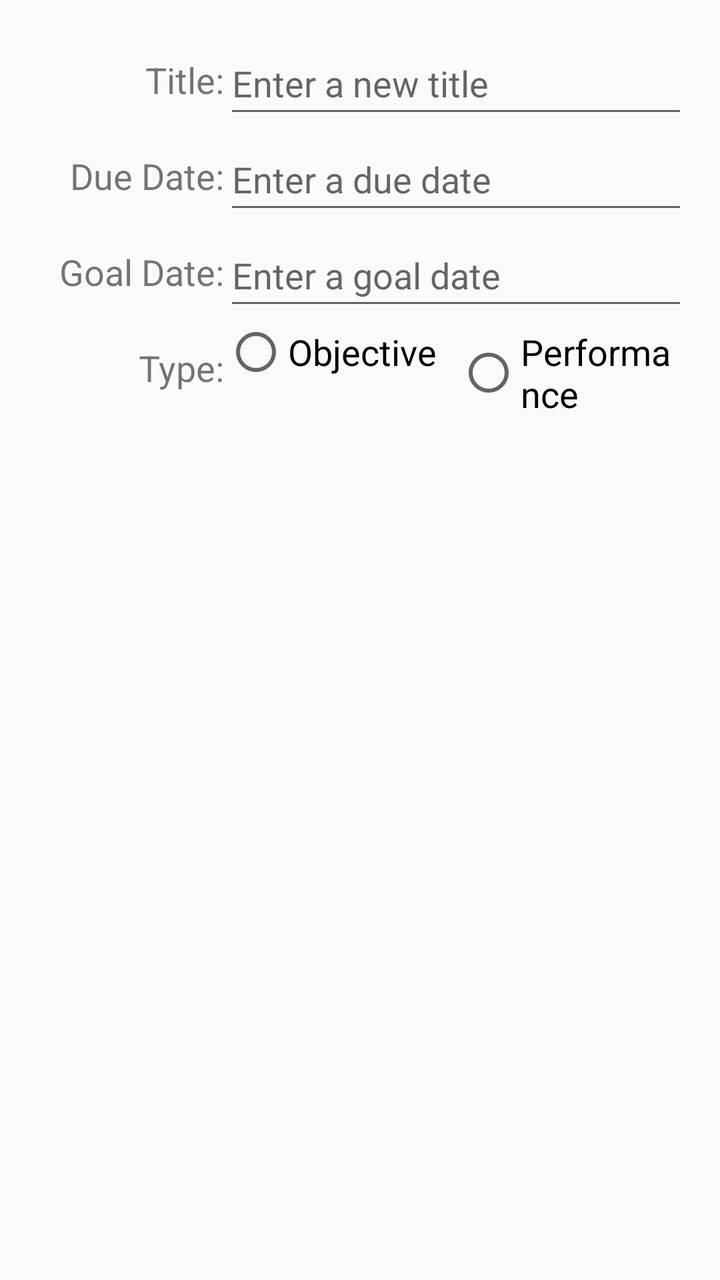
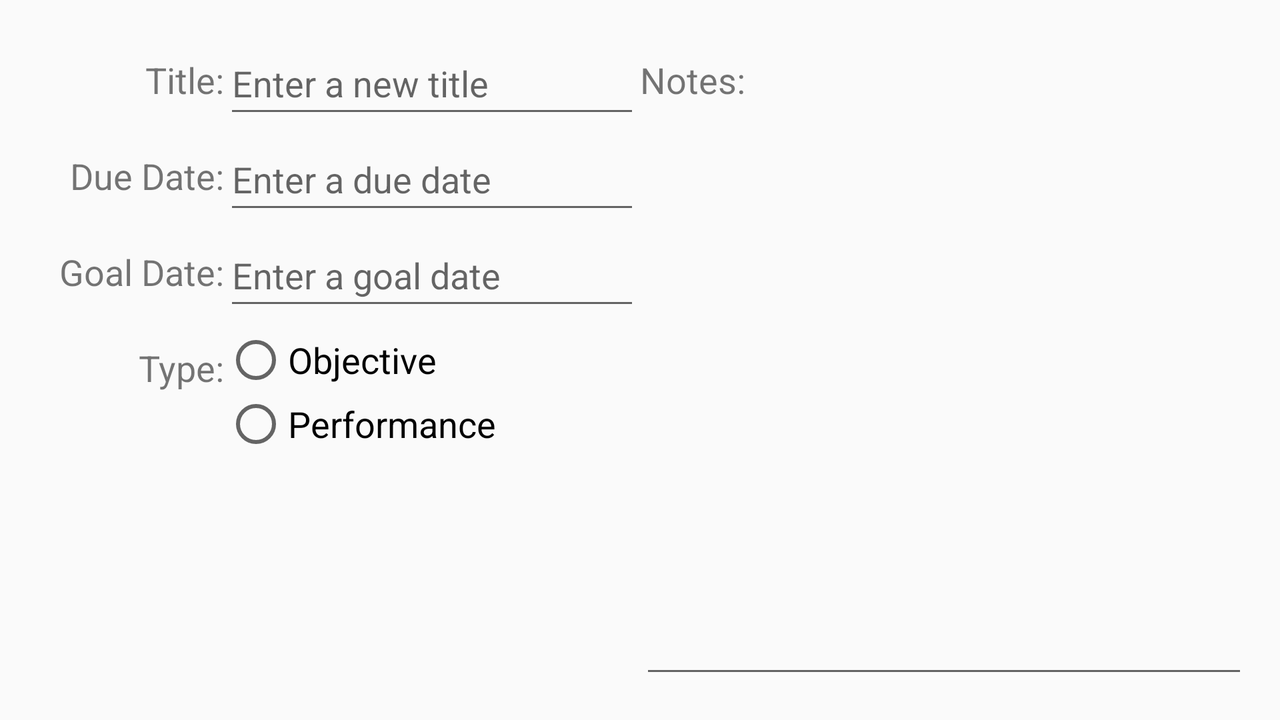

The same Android screen from two of the app's own layout files: first res/layout/ as a phone draws it, then the author's variant for another configuration, drawn on a device whose configuration selects that folder. Both files follow.
<!-- AndroidManifest.xml: application theme AppTheme -->
<!-- res/layout/assessment_activity.xml -->
<?xml version="1.0" encoding="utf-8"?>
<RelativeLayout xmlns:android="http://schemas.android.com/apk/res/android"
    xmlns:tools="http://schemas.android.com/tools"
    android:layout_width="match_parent"
    android:layout_height="match_parent"
    android:paddingBottom="@dimen/activity_vertical_margin"
    android:paddingLeft="@dimen/activity_horizontal_margin"
    android:paddingRight="@dimen/activity_horizontal_margin"
    android:paddingTop="@dimen/activity_vertical_margin"
    tools:context="com.example.wgu.AssessmentActivity">

    <TextView
        android:id="@+id/assessmentTitleTextView"
        android:layout_width="@dimen/control_width_96"
        android:layout_height="@dimen/control_height_48"
        android:layout_alignParentLeft="true"
        android:layout_alignParentStart="true"
        android:layout_alignParentTop="true"
        android:gravity="end|center_vertical"
        android:text="@string/assessmentTitleTextView_text"
        android:textSize="@dimen/text_size_18" />

    <EditText
        android:id="@+id/assessmentTitleEditText"
        android:layout_width="wrap_content"
        android:layout_height="@dimen/control_height_48"
        android:layout_alignBottom="@+id/assessmentTitleTextView"
        android:layout_alignParentEnd="true"
        android:layout_alignParentRight="true"
        android:layout_alignParentTop="true"
        android:layout_toEndOf="@+id/assessmentTitleTextView"
        android:layout_toRightOf="@+id/assessmentTitleTextView"
        android:hint="@string/enter_a_new_assessment_title"
        android:inputType="textCapWords" />

    <TextView
        android:id="@+id/assessmentDueTextView"
        android:layout_width="wrap_content"
        android:layout_height="@dimen/control_height_48"
        android:layout_alignEnd="@+id/assessmentTitleTextView"
        android:layout_alignParentLeft="true"
        android:layout_alignParentStart="true"
        android:layout_alignRight="@+id/assessmentTitleTextView"
        android:layout_below="@+id/assessmentTitleTextView"
        android:gravity="end|center_vertical"
        android:text="@string/assessmentDueDateTextView_text"
        android:textSize="@dimen/text_size_18" />

    <EditText
        android:id="@+id/assessmentDueEditText"
        android:layout_width="wrap_content"
        android:layout_height="wrap_content"
        android:layout_alignBottom="@+id/assessmentDueTextView"
        android:layout_alignParentEnd="true"
        android:layout_alignParentRight="true"
        android:layout_below="@+id/assessmentTitleEditText"
        android:layout_toEndOf="@+id/assessmentDueTextView"
        android:layout_toRightOf="@+id/assessmentDueTextView"
        android:focusable="false"
        android:hint="@string/assessment_due_date_hint" />

    <TextView
        android:id="@+id/assessmentGoalTextView"
        android:layout_width="wrap_content"
        android:layout_height="@dimen/control_height_48"
        android:layout_alignEnd="@+id/assessmentDueTextView"
        android:layout_alignParentLeft="true"
        android:layout_alignParentStart="true"
        android:layout_alignRight="@+id/assessmentDueTextView"
        android:layout_below="@+id/assessmentDueTextView"
        android:gravity="end|center_vertical"
        android:text="@string/assessmentGoalDateTextView_text"
        android:textSize="@dimen/text_size_18" />

    <EditText
        android:id="@+id/assessmentGoalEditText"
        android:layout_width="wrap_content"
        android:layout_height="wrap_content"
        android:layout_alignBottom="@+id/assessmentGoalTextView"
        android:layout_alignParentEnd="true"
        android:layout_alignParentRight="true"
        android:layout_below="@+id/assessmentDueEditText"
        android:layout_toEndOf="@+id/assessmentGoalTextView"
        android:layout_toRightOf="@+id/assessmentGoalTextView"
        android:focusable="false"
        android:hint="@string/assessment_goal_date_hint" />

    <TextView
        android:id="@+id/assessmentTypeTextView"
        android:layout_width="wrap_content"
        android:layout_height="@dimen/control_height_48"
        android:layout_alignEnd="@+id/assessmentGoalTextView"
        android:layout_alignParentLeft="true"
        android:layout_alignParentStart="true"
        android:layout_alignRight="@+id/assessmentGoalTextView"
        android:layout_below="@+id/assessmentGoalTextView"
        android:gravity="end|center_vertical"
        android:text="@string/assessmentTypeTextView_Text"
        android:textSize="@dimen/text_size_18" />

    <RadioGroup xmlns:android="http://schemas.android.com/apk/res/android"
        android:layout_width="fill_parent"
        android:layout_height="wrap_content"
        android:orientation="horizontal"
        android:layout_below="@+id/assessmentGoalEditText"
        android:layout_alignParentLeft="false"
        android:layout_alignParentStart="false"
        android:layout_toRightOf="@+id/assessmentTypeTextView"
        android:layout_toEndOf="@+id/assessmentTypeTextView"
        android:layout_alignBottom="@+id/assessmentTypeTextView"
        android:gravity="center_horizontal"
        style="?android:attr/buttonBarStyle">

        <RadioButton
            android:text="@string/assessmentObjectiveRadioButton_text"
            android:layout_width="wrap_content"
            android:layout_height="wrap_content"
            android:id="@+id/assessmentObjectiveRadioButton"
            android:textSize="@dimen/text_size_18" />

        <RadioButton
            android:text="@string/assessmentPerformanceRadioButton_text"
            android:layout_width="wrap_content"
            android:layout_height="wrap_content"
            android:layout_marginLeft="10dp"
            android:layout_marginStart="10dp"
            android:id="@+id/assessmentPerformanceRadioButton"
            android:textSize="@dimen/text_size_18" />

    </RadioGroup>

</RelativeLayout>
<!-- resources referenced by this layout -->
<resources>
  <dimen name="activity_horizontal_margin">16dp</dimen>
  <dimen name="activity_vertical_margin">16dp</dimen>
  <dimen name="control_height_48">48dp</dimen>
  <dimen name="control_width_96">96dp</dimen>
  <dimen name="text_size_18">18sp</dimen>
  <string name="assessmentDueDateTextView_text">Due Date:</string>
  <string name="assessmentGoalDateTextView_text">Goal Date:</string>
  <string name="assessmentObjectiveRadioButton_text">Objective</string>
  <string name="assessmentPerformanceRadioButton_text">Performance</string>
  <string name="assessmentTitleTextView_text">Title:</string>
  <string name="assessmentTypeTextView_Text">Type:</string>
  <string name="assessment_due_date_hint">Enter a due date</string>
  <string name="assessment_goal_date_hint">Enter a goal date</string>
  <string name="enter_a_new_assessment_title">Enter a new title</string>
  <style name="AppTheme" parent="Theme.AppCompat.Light.DarkActionBar">
          
          <item name="colorPrimary">#009688</item>
          <item name="colorPrimaryDark">#00796B</item>
          <item name="colorAccent">#00BCD4</item>
       </style>
</resources>
<!-- res/layout-land/assessment_activity.xml (the author's variant of the layout above) -->
<!-- drawn on the phone turned sideways -->
<?xml version="1.0" encoding="utf-8"?>
<LinearLayout xmlns:android="http://schemas.android.com/apk/res/android"
    xmlns:tools="http://schemas.android.com/tools"
    android:layout_width="match_parent"
    android:layout_height="match_parent"
    android:baselineAligned="false"
    android:paddingBottom="@dimen/activity_vertical_margin"
    android:paddingLeft="@dimen/activity_horizontal_margin"
    android:paddingRight="@dimen/activity_horizontal_margin"
    android:paddingTop="@dimen/activity_vertical_margin"
    tools:context="com.example.wgu.AssessmentActivity">

    <RelativeLayout
        android:layout_width="0dp"
        android:layout_height="wrap_content"
        android:layout_weight="0.50">

        <TextView
            android:id="@+id/assessmentTitleTextView"
            android:layout_width="@dimen/control_width_96"
            android:layout_height="@dimen/control_height_48"
            android:layout_alignParentLeft="true"
            android:layout_alignParentStart="true"
            android:layout_alignParentTop="true"
            android:gravity="end|center_vertical"
            android:text="@string/assessmentTitleTextView_text"
            android:textSize="@dimen/text_size_18" />

        <EditText
            android:id="@+id/assessmentTitleEditText"
            android:layout_width="wrap_content"
            android:layout_height="@dimen/control_height_48"
            android:layout_alignBottom="@+id/assessmentTitleTextView"
            android:layout_alignParentEnd="true"
            android:layout_alignParentRight="true"
            android:layout_alignParentTop="true"
            android:layout_toEndOf="@+id/assessmentTitleTextView"
            android:layout_toRightOf="@+id/assessmentTitleTextView"
            android:hint="@string/enter_a_new_assessment_title"
            android:inputType="textCapWords"
            android:maxLines="1" />

        <TextView
            android:id="@+id/assessmentDueTextView"
            android:layout_width="wrap_content"
            android:layout_height="@dimen/control_height_48"
            android:layout_alignEnd="@+id/assessmentTitleTextView"
            android:layout_alignParentLeft="true"
            android:layout_alignParentStart="true"
            android:layout_alignRight="@+id/assessmentTitleTextView"
            android:layout_below="@+id/assessmentTitleTextView"
            android:gravity="end|center_vertical"
            android:text="@string/assessmentDueDateTextView_text"
            android:textSize="@dimen/text_size_18" />

        <EditText
            android:id="@+id/assessmentDueEditText"
            android:layout_width="wrap_content"
            android:layout_height="wrap_content"
            android:layout_alignBottom="@+id/assessmentDueTextView"
            android:layout_alignParentEnd="true"
            android:layout_alignParentRight="true"
            android:layout_below="@+id/assessmentTitleEditText"
            android:layout_toEndOf="@+id/assessmentDueTextView"
            android:layout_toRightOf="@+id/assessmentDueTextView"
            android:focusable="false"
            android:hint="@string/assessment_due_date_hint" />

        <TextView
            android:id="@+id/assessmentGoalTextView"
            android:layout_width="wrap_content"
            android:layout_height="@dimen/control_height_48"
            android:layout_alignEnd="@+id/assessmentDueTextView"
            android:layout_alignParentLeft="true"
            android:layout_alignParentStart="true"
            android:layout_alignRight="@+id/assessmentDueTextView"
            android:layout_below="@+id/assessmentDueTextView"
            android:gravity="end|center_vertical"
            android:text="@string/assessmentGoalDateTextView_text"
            android:textSize="@dimen/text_size_18" />

        <EditText
            android:id="@+id/assessmentGoalEditText"
            android:layout_width="wrap_content"
            android:layout_height="wrap_content"
            android:layout_alignBottom="@+id/assessmentGoalTextView"
            android:layout_alignParentEnd="true"
            android:layout_alignParentRight="true"
            android:layout_below="@+id/assessmentDueEditText"
            android:layout_toEndOf="@+id/assessmentGoalTextView"
            android:layout_toRightOf="@+id/assessmentGoalTextView"
            android:focusable="false"
            android:hint="@string/assessment_goal_date_hint" />

        <TextView
            android:id="@+id/assessmentTypeTextView"
            android:layout_width="wrap_content"
            android:layout_height="@dimen/control_height_48"
            android:layout_alignEnd="@+id/assessmentGoalTextView"
            android:layout_alignParentLeft="true"
            android:layout_alignParentStart="true"
            android:layout_alignRight="@+id/assessmentGoalTextView"
            android:layout_below="@+id/assessmentGoalTextView"
            android:gravity="end|center_vertical"
            android:text="@string/assessmentTypeTextView_Text"
            android:textSize="@dimen/text_size_18" />

        <RadioGroup xmlns:android="http://schemas.android.com/apk/res/android"
            android:id="@+id/assessmentTypeRadioGroup"
            style="?android:attr/buttonBarStyle"
            android:layout_width="fill_parent"
            android:layout_height="72dp"
            android:layout_alignParentLeft="false"
            android:layout_alignParentStart="false"
            android:layout_below="@+id/assessmentGoalEditText"
            android:layout_toEndOf="@+id/assessmentTypeTextView"
            android:layout_toRightOf="@+id/assessmentTypeTextView"
            android:gravity="center_vertical|start"
            android:orientation="vertical">

            <RadioButton
                android:id="@+id/assessmentObjectiveRadioButton"
                android:layout_width="wrap_content"
                android:layout_height="wrap_content"
                android:text="@string/assessmentObjectiveRadioButton_text"
                android:textSize="@dimen/text_size_18" />

            <RadioButton
                android:id="@+id/assessmentPerformanceRadioButton"
                android:layout_width="wrap_content"
                android:layout_height="wrap_content"
                android:text="@string/assessmentPerformanceRadioButton_text"
                android:textSize="@dimen/text_size_18" />

        </RadioGroup>

    </RelativeLayout>

    <LinearLayout
        android:layout_width="0dp"
        android:layout_height="match_parent"
        android:layout_weight="0.50"
        android:orientation="vertical">

        <TextView
            android:id="@+id/assessmentNoteTextView"
            android:layout_width="match_parent"
            android:layout_height="@dimen/control_height_48"
            android:gravity="center_vertical|start"
            android:text="@string/assessmentNoteTextView_Text"
            android:textSize="@dimen/text_size_18" />

        <EditText
            android:id="@+id/assessmentNoteEditText"
            android:layout_width="match_parent"
            android:layout_height="match_parent"
            android:gravity="top|start"
            android:inputType="textMultiLine" />
    </LinearLayout>

</LinearLayout>
<!-- resources referenced by the variant -->
<!-- as the phone turned sideways resolves them -->
<resources>
  <dimen name="activity_horizontal_margin">16dp</dimen>
  <dimen name="activity_vertical_margin">16dp</dimen>
  <dimen name="control_height_48">48dp</dimen>
  <dimen name="control_width_96">96dp</dimen>
  <dimen name="text_size_18">18sp</dimen>
  <string name="assessmentDueDateTextView_text">Due Date:</string>
  <string name="assessmentGoalDateTextView_text">Goal Date:</string>
  <string name="assessmentNoteTextView_Text">Notes:</string>
  <string name="assessmentObjectiveRadioButton_text">Objective</string>
  <string name="assessmentPerformanceRadioButton_text">Performance</string>
  <string name="assessmentTitleTextView_text">Title:</string>
  <string name="assessmentTypeTextView_Text">Type:</string>
  <string name="assessment_due_date_hint">Enter a due date</string>
  <string name="assessment_goal_date_hint">Enter a goal date</string>
  <string name="enter_a_new_assessment_title">Enter a new title</string>
  <style name="AppTheme" parent="Theme.AppCompat.Light.DarkActionBar">
          
          <item name="colorPrimary">#009688</item>
          <item name="colorPrimaryDark">#00796B</item>
          <item name="colorAccent">#00BCD4</item>
       </style>
</resources>
